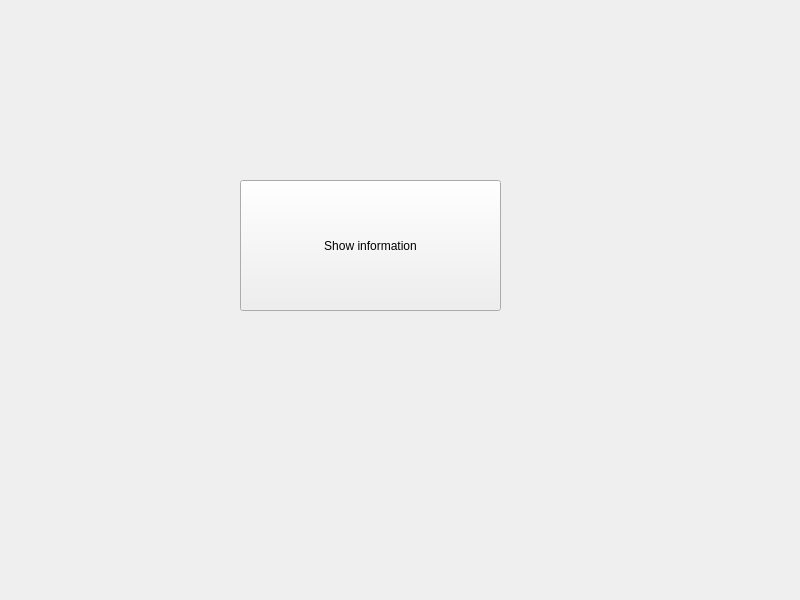
<?xml version="1.0" encoding="UTF-8"?>
<ui version="4.0">
 <class>Widget</class>
 <widget class="QWidget" name="Widget">
  <property name="geometry">
   <rect>
    <x>0</x>
    <y>0</y>
    <width>800</width>
    <height>600</height>
   </rect>
  </property>
  <property name="windowTitle">
   <string>Widget</string>
  </property>
  <widget class="QPushButton" name="pushButton">
   <property name="geometry">
    <rect>
     <x>240</x>
     <y>180</y>
     <width>261</width>
     <height>131</height>
    </rect>
   </property>
   <property name="text">
    <string>Show information</string>
   </property>
  </widget>
 </widget>
 <resources/>
 <connections/>
</ui>
